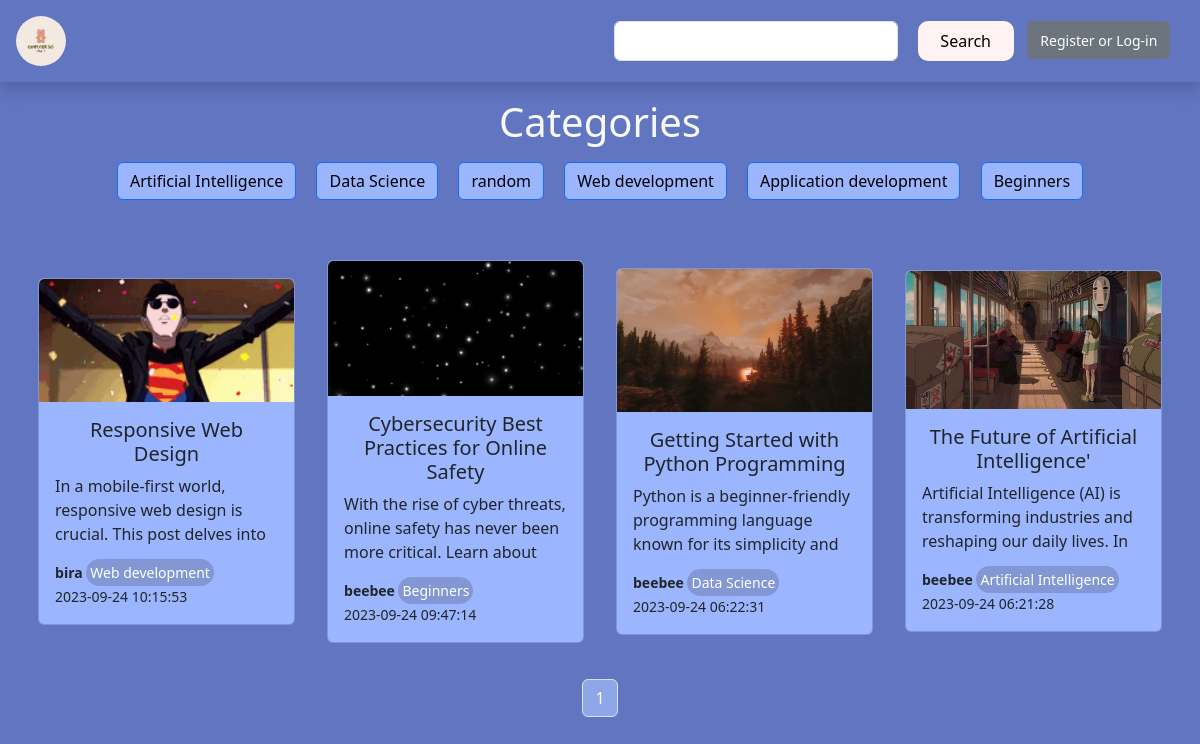
Screenshot of /pages/blog.php with the database file from the repository.
### tables this page shows
CREATE TABLE `tags` (
  `tag_id` int(11) NOT NULL,
  `tag_name` varchar(255) NOT NULL
);

CREATE TABLE `blog_posts` (
  `post_id` int(11) NOT NULL,
  `title` varchar(255) NOT NULL,
  `content` text NOT NULL,
  `image_name` varchar(255) NOT NULL,
  `user_id` int(11) NOT NULL,
  `tag_id` int(11) NOT NULL,
  `date_created` timestamp NOT NULL DEFAULT current_timestamp()
);

CREATE TABLE `user` (
  `user_id` int(11) NOT NULL,
  `username` varchar(20) NOT NULL,
  `password` varchar(32) NOT NULL,
  `email` varchar(255) NOT NULL,
  `status` int(11) NOT NULL
);

### templates/categoriesbtn.php (called while the page is built)
<?php
function Categories($conn) {
    $categories = [];
    $query = "SELECT * FROM tags";
    $result = mysqli_query($conn, $query);
    if (mysqli_num_rows($result) > 0) {
        while ($row = mysqli_fetch_assoc($result)) {
            $categoryId = $row['tag_id'];
            $categoryName = $row['tag_name'];
            $category = [
                'id' => $categoryId,
                'name' => $categoryName
            ];
            $categories[] = $category;
        }
    } else {
        echo "No categories found.";
    }
    return $categories;
}
?>

### pages/blog.php (the view, shortened to what this page needs)
<!DOCTYPE html>
<html lang="en">
<head>
    <link rel="stylesheet" href="../assets/css/style.css">
    <link href="https://cdn.jsdelivr.net/npm/bootstrap@5.3.2/dist/css/bootstrap.min.css" rel="stylesheet">
</head>
<body>
<?php
    include("../config/db.php");
    include("../templates/header.php");
    include("../templates/plagination.php");
    include("../templates/blog-card.php");
    include("../templates/categoriesbtn.php");
   ?>
    <div class="d-flex align-items-center justify-content-center m-3 text-center text-light">
        <div>
            <h1>Categories</h1>
        <div>
            <?php
            $categories = Categories($conn);
            foreach ($categories as $category): ?>
                <a href='category.php?id=<?=$category['id']?>&name=<?=$category['name']?>' class='btn btn-primary m-2'><?=$category['name']?></a>
            <?php endforeach;?>
    </div>
    </div>
    </div>
<div class="blog container-fluid p-3 d-flex flex-wrap align-items-center justify-content-evenly">
<?php
    $recordsPerPage = 10;
    if (isset($_GET['page']) && is_numeric($_GET['page'])) {
        $currentPage = $_GET['page'];
    } else {
        $currentPage = 1;
    }
    $offset = ($currentPage - 1) * $recordsPerPage;
    $query = "SELECT blog_posts.*, user.username, tags.tag_name FROM blog_posts
    JOIN user ON blog_posts.user_id = user.user_id
    JOIN tags ON blog_posts.tag_id = tags.tag_id
    ORDER BY date_created DESC
    LIMIT $recordsPerPage OFFSET $offset";
    $result = mysqli_query($conn, $query);
    while ($row = mysqli_fetch_assoc($result)){
            Blogcard($row);
    }
            ?>
    </div>
</body>
</html>

### templates/blog-card.php
<?php
function Blogcard($row) {
    echo '<a href="view_blog.php?id=' . $row['post_id'] . '" class="card blog-card text-decoration-none">';
    echo '<img src="../assets/images/' . $row['image_name'] . '" alt="img" class="card-img-top img" >';
    echo '<div class="card-body">';
    echo '<h5 class="card-title text-center">' . $row['title'] . '</h5>';
    echo '<p class="card-text">' . $row['content'].'</p>';
    echo '<small><strong>' . $row['username'] . ' </strong> </small>';
    echo '<small class="rounded-pill pill p-1">' . $row['tag_name'] . '</small><br>';
    echo '<small>' . $row['date_created'] . '</small>';
    echo '</div>';
    echo '</a>';
}

### assets/css/style.css (style rules this page uses)
* { margin:0; border:0; text-decoration:none; list-style: none; box-sizing: border-box; }
body { background: #6175c1 !important; }
.btn-outline-warning ,.bg-warning ,.btn-outline-primary ,.btn-primary ,.btn-warning { background-color: #9bb6fe !important; color:black !important; }
.btn-outline-warning:hover ,.btn-outline-primary:hover ,.btn-primary:hover ,.btn-warning:hover , .pill { background-color: #8297d3 !important; color:rgb(255, 255, 255) !important; }
.blog .blog-card { width:22% !important; margin:20px 10px !important; overflow: hidden; background: #9bb6fe!important; }
.blog .blog-card .card-img-top { height:50% !important; }
.blog .blog-card .card-text { height:70px !important; overflow:hidden !important; }

### rows the page displays
tags: tag_name "Artificial Intelligence"
tags: tag_name "Data Science"
tags: tag_name "random"
tags: tag_name "Web development"
tags: tag_name "Application development"
tags: tag_name "Beginners"
blog_posts: image_name (picture), title "Responsive Web Design", content "In a mobile-first world, responsive web design is crucial. This post delves into…", user.username "bira", tag.tag_name "Web development", date_created "2023-09-24 10:15:53"
blog_posts: image_name (picture), title "Cybersecurity Best Practices for Online Safety", content "With the rise of cyber threats, online safety has never been more critical. Learn about…", user.username "beebee", tag.tag_name "Beginners", date_created "2023-09-24 09:47:14"
blog_posts: image_name (picture), title "Getting Started with Python Programming", content "Python is a beginner-friendly programming language known for its simplicity and…", user.username "beebee", tag.tag_name "Data Science", date_created "2023-09-24 06:22:31"
blog_posts: image_name (picture), title "The Future of Artificial Intelligence'", content "Artificial Intelligence (AI) is transforming industries and reshaping our daily lives. In…", user.username "beebee", tag.tag_name "Artificial Intelligence", date_created "2023-09-24 06:21:28"
